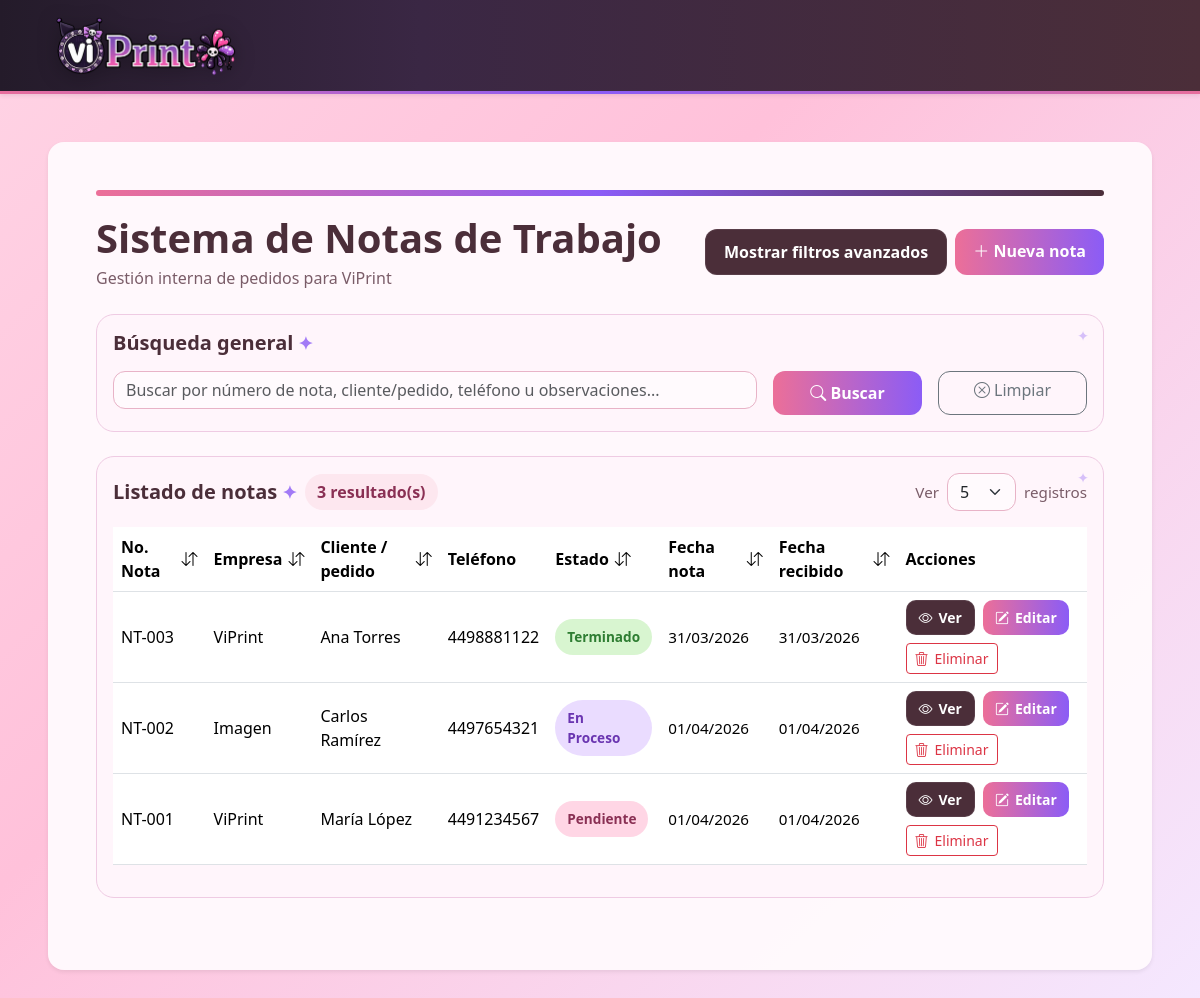
The page / on the database its author committed.
### tables this page shows
CREATE TABLE notas_trabajo (
    id INT AUTO_INCREMENT PRIMARY KEY,
    numero_nota VARCHAR(50) NOT NULL,
    empresa ENUM('ViPrint', 'Imagen') NOT NULL,
    detalle_cliente VARCHAR(300) NOT NULL,
    telefono_cliente VARCHAR(20),
    observaciones TEXT,
    fecha_nota DATE NOT NULL,
    fecha_recibido DATE NOT NULL,
    fecha_concluido DATE NULL,
    estado ENUM('pendiente', 'en_proceso', 'terminado', 'entregado', 'cancelado') NOT NULL DEFAULT 'pendiente',
    created_at TIMESTAMP DEFAULT CURRENT_TIMESTAMP,
    updated_at TIMESTAMP DEFAULT CURRENT_TIMESTAMP ON UPDATE CURRENT_TIMESTAMP,
    CONSTRAINT uq_numero_nota UNIQUE (numero_nota)
);

### includes/helpers.php (called while the page is built, shortened)
<?php
function formatearFecha($fecha) {
    return date('d/m/Y', strtotime($fecha));
}
function claseEstado($estado) {
    return match ($estado) {
        'pendiente' => 'status-pendiente',
        'en_proceso' => 'status-en_proceso',
        'terminado' => 'status-terminado',
        'entregado' => 'status-entregado',
        'cancelado' => 'status-cancelado',
        default => 'status-pendiente'
    };
}
function textoEstado($estado) {
    return match ($estado) {
        'en_proceso' => 'En proceso',
        default => ucfirst(str_replace('_', ' ', $estado))
    };
}

### index.php (the view, shortened to what this page needs)
<?php
require_once 'config/database.php';
require_once 'includes/helpers.php';
$busqueda = isset($_GET['busqueda']) ? trim($_GET['busqueda']) : '';
$empresa = isset($_GET['empresa']) ? trim($_GET['empresa']) : '';
$estado = isset($_GET['estado']) ? trim($_GET['estado']) : '';
$fecha_nota = isset($_GET['fecha_nota']) ? trim($_GET['fecha_nota']) : '';
$fecha_recibido = isset($_GET['fecha_recibido']) ? trim($_GET['fecha_recibido']) : '';
$fecha_concluido = isset($_GET['fecha_concluido']) ? trim($_GET['fecha_concluido']) : '';
$sort = isset($_GET['sort']) ? $_GET['sort'] : 'id';
$direction = isset($_GET['direction']) ? strtolower($_GET['direction']) : 'desc';
$per_page = isset($_GET['per_page']) ? (int) $_GET['per_page'] : 5;
$pagina_actual = isset($_GET['pagina']) ? (int) $_GET['pagina'] : 1;
$allowed_sort_columns = [
    'numero_nota' => 'nt.numero_nota',
    'empresa' => 'nt.empresa',
    'detalle_cliente' => 'nt.detalle_cliente',
    'estado' => 'nt.estado',
    'fecha_nota' => 'nt.fecha_nota',
    'fecha_recibido' => 'nt.fecha_recibido',
    'fecha_concluido' => 'nt.fecha_concluido',
    'id' => 'nt.id'
];
$offset = ($pagina_actual - 1) * $per_page;
$where = " WHERE 1=1";
$params = [];
$types = "";
$filtros_activos = !empty($empresa) || !empty($estado) || !empty($fecha_nota) || !empty($fecha_recibido) || !empty($fecha_concluido);
$sql_total = "SELECT COUNT(DISTINCT nt.id) as total
              FROM notas_trabajo nt
              LEFT JOIN detalle_imagen di ON di.id_notas_trabajo = nt.id"
    . $where;
$stmt_total = $conn->prepare($sql_total);
$stmt_total->execute();
$resultado_total = $stmt_total->get_result();
$total_filas = $resultado_total->fetch_assoc()['total'];
$order_by = $allowed_sort_columns[$sort];
$sql = "SELECT
            nt.*,
            COUNT(di.id) AS total_tamanos
        FROM notas_trabajo nt
        LEFT JOIN detalle_imagen di ON di.id_notas_trabajo = nt.id"
    . $where . "
        GROUP BY nt.id
        ORDER BY $order_by $direction
        LIMIT ? OFFSET ?";
$stmt = $conn->prepare($sql);
$params_main = $params;
$types_main = $types . "ii";
$params_main[] = $per_page;
$params_main[] = $offset;
$stmt->bind_param($types_main, ...$params_main);
$stmt->execute();
$resultado = $stmt->get_result();
function buildQuery($overrides = [])
{
    $query = array_merge($_GET, $overrides);
    return http_build_query($query);
}
function nextDirection($currentSort, $column, $currentDirection)
{
    return 'asc';
}
function sortIcon($currentSort, $column, $currentDirection)
{
    if ($currentSort !== $column) {
        return '<i class="bi bi-arrow-down-up"></i>';
    }
    return $currentDirection === 'asc'
        ? '<i class="bi bi-sort-down-alt"></i>'
        : '<i class="bi bi-sort-down"></i>';
}
?>
<?php include 'includes/header.php'; ?>
<body data-filters-active="<?php echo $filtros_activos ? '1' : '0'; ?>">
    <?php include 'includes/navbar.php'; ?>
    <div class="container-fluid my-5 px-4 px-xl-5">
        <div class="card shadow-sm border-0 rounded-4 main-card">
            <div class="card-body p-4 p-md-5">
                <div class="page-accent"></div>
                <div class="d-flex flex-column flex-md-row justify-content-between align-items-md-center gap-3 mb-4">
                    <div>
                        <h1 class="mb-1">Sistema de Notas de Trabajo</h1>
                        <p class="text-muted mb-0">Gestión interna de pedidos para ViPrint</p>
                    </div>
                    <div class="d-flex gap-2 flex-wrap">
                        <button type="button" id="toggleFiltersBtn" class="btn btn-dark-soft filters-toggle-btn">
                        </button>
                        <a href="modules/notas/create.php" class="btn btn-pink">
                            <i class="bi bi-plus-lg"></i> Nueva nota
                        </a>
                    </div>
                </div>
                <div class="soft-panel mb-4">
                    <h5 class="section-title mb-3">Búsqueda general</h5>
                    <form method="GET" action="index.php" class="row g-3">
                        <div class="col-md-8">
                            <input type="text" name="busqueda" class="form-control"
                                placeholder="Buscar por número de nota, cliente/pedido, teléfono u observaciones..."
                                value="<?php echo htmlspecialchars($busqueda); ?>">
                        </div>
                        <div class="col-md-2 d-grid">
                            <button type="submit" class="btn btn-pink">
                                <i class="bi bi-search"></i> Buscar
                            </button>
                        </div>
                        <div class="col-md-2 d-grid">
                            <a href="index.php" class="btn btn-outline-secondary search-clear-btn">
                                <i class="bi bi-x-circle"></i> Limpiar
                            </a>
                        </div>
                    </form>
                </div>
                <div class="soft-panel mb-4">
                    <div class="d-flex justify-content-between align-items-center mb-3 flex-wrap gap-3">
                        <div class="d-flex align-items-center gap-2 flex-wrap">
                            <h5 class="section-title mb-0">Listado de notas</h5>
                            <span class="note-count-badge"><?php echo $total_filas; ?> resultado(s)</span>
                        </div>
                        <form method="GET" action="index.php" class="d-flex align-items-center gap-2">
                            <label class="results-meta mb-0">Ver</label>
                            <select name="per_page" class="form-select" onchange="this.form.submit()">
                                <option value="5" <?php echo $per_page == 5 ? 'selected' : ''; ?>>5</option>
                            </select>
                            <label class="results-meta mb-0">registros</label>
                        </form>
                    </div>
                    <div class="table-responsive">
                        <table class="table align-middle table-hover">
                            <thead>
                                <tr>
                                    <th>
                                        <a class="table-sort-link"
                                            href="index.php?<?php echo buildQuery(['sort' => 'numero_nota', 'direction' => nextDirection($sort, 'numero_nota', $direction), 'pagina' => 1]); ?>">
                                            No. Nota <?php echo sortIcon($sort, 'numero_nota', $direction); ?>
                                        </a>
                                    </th>
                                    <th>
                                        <a class="table-sort-link"
                                            href="index.php?<?php echo buildQuery(['sort' => 'empresa', 'direction' => nextDirection($sort, 'empresa', $direction), 'pagina' => 1]); ?>">
                                            Empresa <?php echo sortIcon($sort, 'empresa', $direction); ?>
                                        </a>
                                    </th>
                                    <th>
                                        <a class="table-sort-link"
                                            href="index.php?<?php echo buildQuery(['sort' => 'detalle_cliente', 'direction' => nextDirection($sort, 'detalle_cliente', $direction), 'pagina' => 1]); ?>">
                                            Cliente / pedido
                                            <?php echo sortIcon($sort, 'detalle_cliente', $direction); ?>
                                        </a>
                                    </th>
                                    <th>Teléfono</th>
                                    <th>
                                        <a class="table-sort-link"
                                            href="index.php?<?php echo buildQuery(['sort' => 'estado', 'direction' => nextDirection($sort, 'estado', $direction), 'pagina' => 1]); ?>">
                                            Estado <?php echo sortIcon($sort, 'estado', $direction); ?>
                                        </a>
                                    </th>
                                    <th>
                                        <a class="table-sort-link"
                                            href="index.php?<?php echo buildQuery(['sort' => 'fecha_nota', 'direction' => nextDirection($sort, 'fecha_nota', $direction), 'pagina' => 1]); ?>">
                                            Fecha nota <?php echo sortIcon($sort, 'fecha_nota', $direction); ?>
                                        </a>
                                    </th>
                                    <th>
                                        <a class="table-sort-link"
                                            href="index.php?<?php echo buildQuery(['sort' => 'fecha_recibido', 'direction' => nextDirection($sort, 'fecha_recibido', $direction), 'pagina' => 1]); ?>">
                                            Fecha recibido <?php echo sortIcon($sort, 'fecha_recibido', $direction); ?>
                                        </a>
                                    </th>
                                    <th>Acciones</th>
                                </tr>
                            </thead>
                            <tbody>
                                <?php if ($resultado && $resultado->num_rows > 0): ?>
                                    <?php while ($nota = $resultado->fetch_assoc()): ?>
                                        <tr>
                                            <td><?php echo htmlspecialchars($nota['numero_nota']); ?></td>
                                            <td><?php echo htmlspecialchars($nota['empresa']); ?></td>
                                            <td><?php echo htmlspecialchars($nota['detalle_cliente']); ?></td>
                                            <td><?php echo htmlspecialchars($nota['telefono_cliente']); ?></td>
                                            <td>
                                                <span class="badge-status <?php echo claseEstado($nota['estado']); ?>">
                                                    <?php echo textoEstado($nota['estado']); ?>
                                                </span>
                                            </td>
                                            <td class="table-date-muted"><?php echo formatearFecha($nota['fecha_nota']); ?></td>
                                            <td class="table-date-muted"><?php echo formatearFecha($nota['fecha_recibido']); ?>
                                            </td>
                                            <td>
                                                <div class="actions-group">
                                                    <a href="modules/notas/show.php?id=<?php echo $nota['id']; ?>"
                                                        class="btn btn-sm btn-dark-soft icon-btn">
                                                        <i class="bi bi-eye"></i> Ver
                                                    </a>
                                                    <a href="modules/notas/edit.php?id=<?php echo $nota['id']; ?>"
                                                        class="btn btn-sm btn-pink icon-btn">
                                                        <i class="bi bi-pencil-square"></i> Editar
                                                    </a>
                                                    <a href="modules/notas/delete.php?id=<?php echo $nota['id']; ?>"
                                                        class="btn btn-sm btn-outline-danger icon-btn btn-delete-note">
                                                        <i class="bi bi-trash3"></i> Eliminar
                                                    </a>
                                                </div>
                                            </td>
                                        </tr>
                                    <?php endwhile; ?>
                                <?php endif; ?>
                            </tbody>
                        </table>
                    </div>
                </div>
            </div>
        </div>
    </div>
    <?php include 'includes/footer.php'; ?>

### rows shown on the page
notas_trabajo: numero_nota "NT-003", empresa "ViPrint", detalle_cliente "Ana Torres", telefono_cliente "4498881122", estado "Terminado", fecha_nota "31/03/2026", fecha_recibido "31/03/2026"
notas_trabajo: numero_nota "NT-002", empresa "Imagen", detalle_cliente "Carlos Ramírez", telefono_cliente "4497654321", estado "En Proceso", fecha_nota "01/04/2026", fecha_recibido "01/04/2026"
notas_trabajo: numero_nota "NT-001", empresa "ViPrint", detalle_cliente "María López", telefono_cliente "4491234567", estado "Pendiente", fecha_nota "01/04/2026", fecha_recibido "01/04/2026"

### other values the page prints
$total_filas "3"
